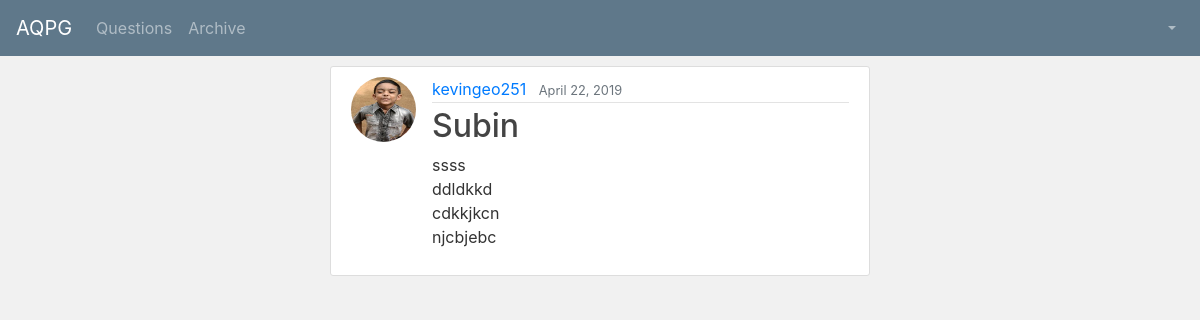
/newsfeed/post/4/, run on an earlier commit of the app's database.
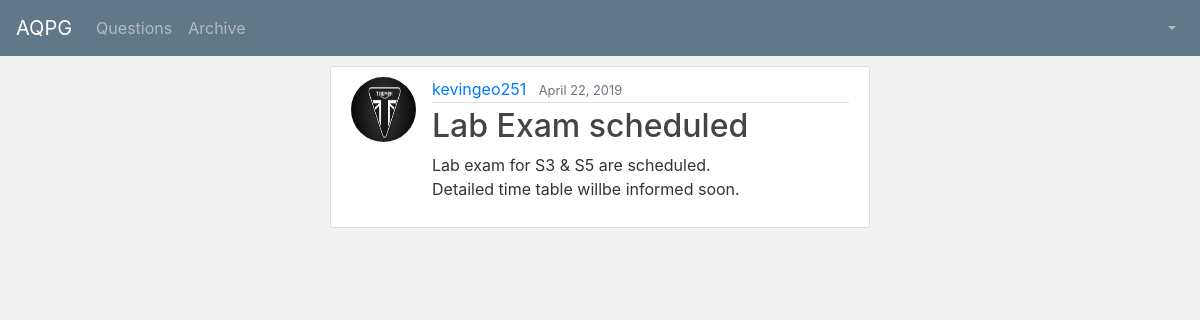
And on a later commit of the database.
### newsfeed/models.py (models this page shows, shortened)
class Post(models.Model):
    title = models.CharField(max_length=100)
    content = models.TextField()
    date_posted = models.DateTimeField(default=timezone.now)
    author = models.ForeignKey(User, on_delete=models.CASCADE)

### users/models.py (models this page shows, shortened)
class Profile(models.Model):
    user = models.OneToOneField(User, on_delete=models.CASCADE)
    dept_id = models.ForeignKey(Department, on_delete=models.CASCADE)
    is_student = models.BooleanField(default=False)
    image = models.ImageField(default='default.jpg', upload_to='profile_pics')

### newsfeed/views.py (the view)
# urls.py: path('post/<int:pk>/', PostDetailView.as_view(), name='post-detail'),
class PostDetailView(DetailView):
    model = Post
    def get_context_data(self, **kwargs):
        context = super(PostDetailView, self).get_context_data(**kwargs)
        context['is_superuser'] = str(config.is_super_user)
        context['full_name'] = str(config.full_name)
        context['is_student'] = str(config.is_student)
        context['dept_id'] = str(config.dept_id)
        return context

### newsfeed/templates/newsfeed/post_detail.html (shortened to what this page needs)
{% extends 'users/base.html' %}
{% load crispy_forms_tags %}
{% block nav_bar_left_items %}
{% if is_superuser == 'True' and is_student == 'False' %}
<ul class="navbar-nav mr-auto">
      <li class="nav-item dropdown">
        <a class="nav-link dropdown-toggle" href="#" id="navbarDropdown" role="button" data-toggle="dropdown" aria-haspopup="true" aria-expanded="false">
          User
        </a>
        <div class="dropdown-menu" aria-labelledby="navbarDropdown">
          <a class="dropdown-item" href="{% url 'user_add' %}">Add</a>
          <a class="dropdown-item" href="{% url 'view_users' %}">View</a>
          <!--<div class="dropdown-divider"></div>
          <a class="dropdown-item" href="#">Something else here</a>-->
        </div>
		</li>
      <li class="nav-item dropdown">
        <a class="nav-link dropdown-toggle" href="#" id="navbarDropdown" role="button" data-toggle="dropdown" aria-haspopup="true" aria-expanded="false">
          Department
        </a>
        <div class="dropdown-menu" aria-labelledby="navbarDropdown">
          <a class="dropdown-item" href="{% url 'dept_add' %}">Add</a>
        </div>
      </li>
    <li class="nav-item dropdown">
        <a class="nav-link dropdown-toggle" href="#" id="navbarDropdown" role="button" data-toggle="dropdown" aria-haspopup="true" aria-expanded="false">
          Blooms Verb
        </a>
        <div class="dropdown-menu" aria-labelledby="navbarDropdown">
          <a class="dropdown-item" href="{% url 'add-blooms' %}">Add</a>
        </div>
      </li>
      <li class="nav-item dropdown ">
        <a class="nav-link dropdown-toggle" href="#" id="navbarDropdown" role="button" data-toggle="dropdown" aria-haspopup="true" aria-expanded="false">
          Subject
        </a>
        <div class="dropdown-menu" aria-labelledby="navbarDropdown">
          <a class="dropdown-item" href="{% url 'sub_add' %}">Add</a>
        </div>
      </li>
    </ul>
{% else %}
<ul class="navbar-nav mr-auto">
    <li class="nav-item">
        <a class="nav-link" href="{% url 'qn-list' %}">Questions</a>
   </li>
    <li class="nav-item">
      <a class="nav-link" href="{% url 'archive_list' %}">Archive</a>
   </li>
    </ul>
{% endif %}
{% endblock %}
{% block nav_bar_right_items %}
<ul class="navbar-nav" >
      <li class="nav-item dropdown">
        <a class="nav-link dropdown-toggle" href="#" id="navbarDropdown" role="button" data-toggle="dropdown" aria-haspopup="true" aria-expanded="false">
        </a>
      </li>
    </ul>
{% endblock %}
{% block main_divs %}
<div class="col-md-3"></div>
        <div class="col-md-6" style="margin-top: 10">
{% endblock %}
{% block content %}
  <article class="media content-section">
    <img class="rounded-circle article-img" src="{{ object.author.profile.image.url }}">
    <div class="media-body">
      <div class="article-metadata">
        <a class="mr-2" href="{% url 'view_user_detail' object.author.id %}" target="_blank">{{ object.author }}</a>
        <small class="text-muted">{{ object.date_posted|date:"F d, Y" }}</small>
      </div>
      <h2 class="article-title">{{ object.title }}</h2>
      <p class="article-content">{{ object.content }}</p>
    </div>
  </article>
{% endblock content %}

What changed in the data, as far as the page shows it:
changed Post "kevingeo251": author.profile.image: a different picture; title "Subin" → "Lab Exam scheduled"; content "ssss ddldkkd cdkkjkcn njcbjebc" → "Lab exam for S3 & S5 are scheduled. Detailed time table willbe informed soon."
